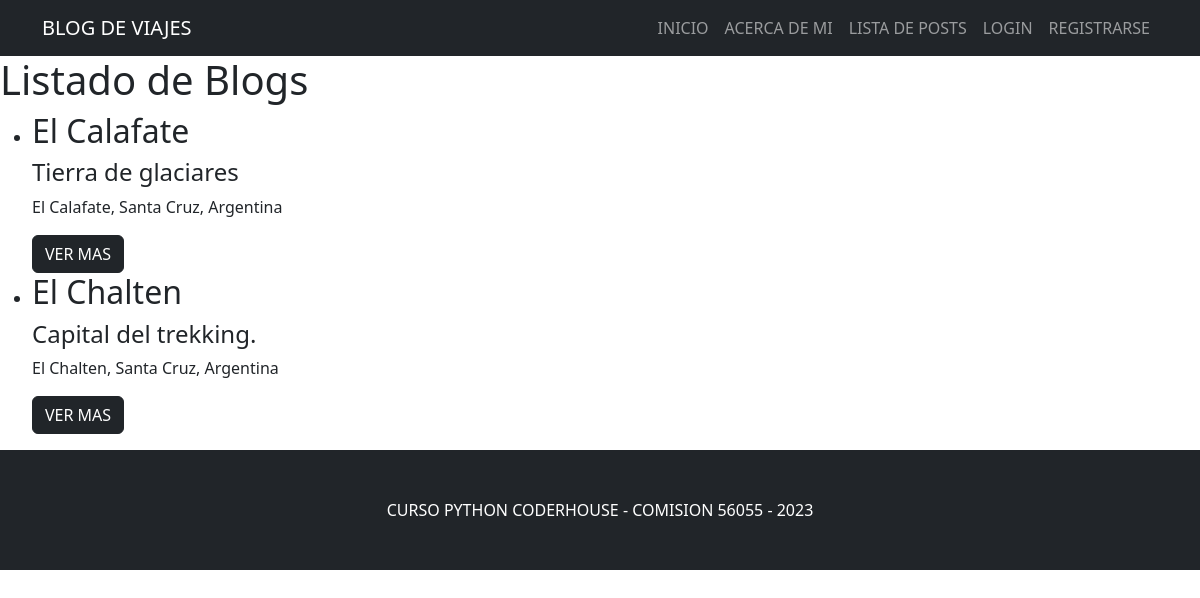
The page /pages/ on the database its author committed.
### Proyecto/models.py (models this page shows, shortened)
class Post(models.Model):
    nombre = models.CharField(max_length= 30)
    titulo = models.CharField(max_length= 30)
    subtitulo = models.CharField(max_length= 30)
    cuerpo = models.TextField(max_length= 500)
    fecha = models.DateTimeField(auto_now_add=True)
    imagen = models.ImageField(upload_to='post_images/', null=True, blank= True)
    lugar = models.CharField(max_length= 40)

### Proyecto/views.py (the view)
# urls.py: path('pages/', views.lista_blogs, name='lista_blogs'),
def lista_blogs(request):
    posts = Post.objects.all()
    return render (request, 'Proyecto/lista_blogs.html', {"posts": posts})

### Proyecto/templates/Proyecto/lista_blogs.html
{% extends 'Proyecto/padre.html' %}
{% load static %}
{% block content %}
    <h1>Listado de Blogs</h1>
    {% if posts %}
        <ul>
            {% for p in posts %}
                <li>
                    <h2>{{ p.titulo }}</h2>
                    <h4>{{ p.subtitulo }} </h4>
                    <p> {{p.lugar }} </p>
                    <a href="{% url 'Proyecto:ver_posts' p.id %}" class="btn btn-dark"> VER MAS </a>
                </li>
            {% endfor %}
        </ul>
    {% else %}
        <p>No hay blogs disponibles.</p>
    {% endif %}
{% endblock %}

### rows shown on the page
Post: titulo "El Calafate", subtitulo "Tierra de glaciares", lugar "El Calafate, Santa Cruz, Argentina"
Post: titulo "El Chalten", subtitulo "Capital del trekking.", lugar "El Chalten, Santa Cruz, Argentina"
